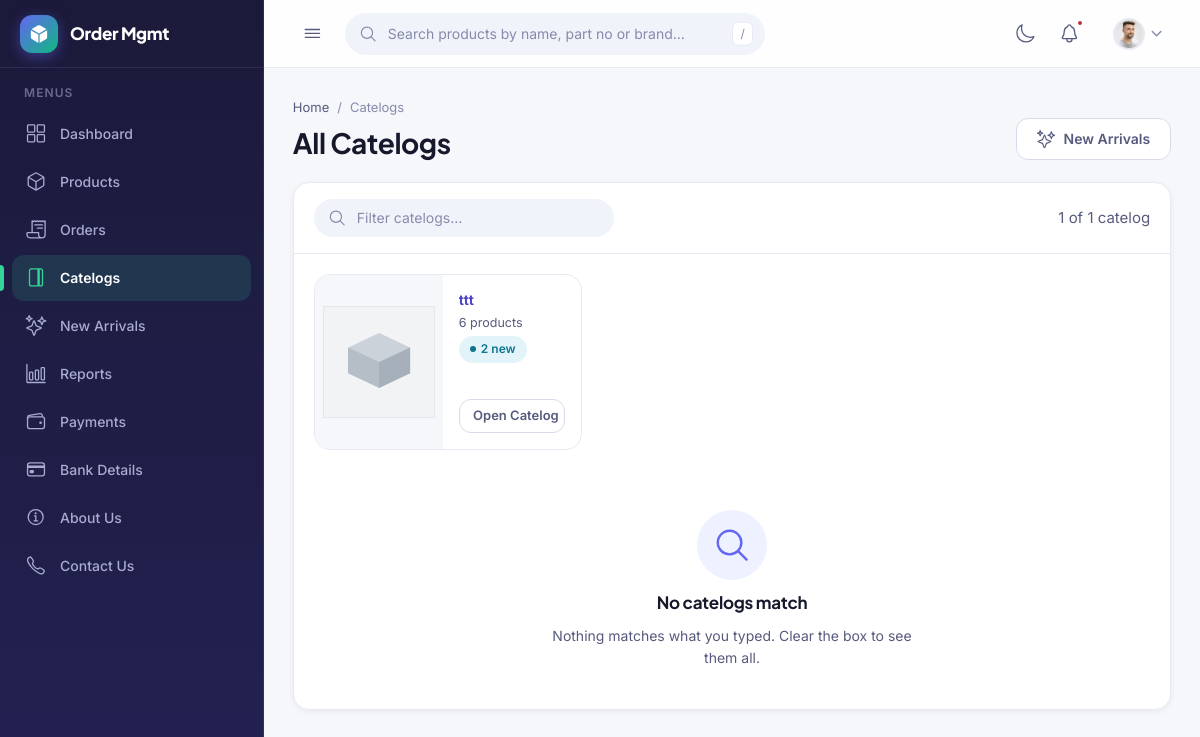
Screenshot of /catelog/catelog (signed in) with the database file from the repository.
### catelog/models.py (models this page shows, shortened)
class ProductGroup(models.Model):
    name = models.CharField(max_length=120, unique=True)
    created_at = models.DateTimeField(auto_now_add=True)
    updated_at = models.DateTimeField(auto_now=True)
    class Meta:
        abstract = True
        ordering = ["name"]
    @property
    def product_count(self):
        return self.products.count()
    @property
    def cover_url(self):
        first = self.products.first()
        return first.front_url if first else None

class Catelog(ProductGroup):
    products = models.ManyToManyField(Product, related_name="catelogs", blank=True)
    class Meta(ProductGroup.Meta):
        verbose_name = "Catelog"
        verbose_name_plural = "Catelogs"
    @property
    def new_arrival_count(self):
        return self.products.filter(new_arrivals__isnull=False).distinct().count()

### catelog/views.py (the view)
# urls.py: path("catelog/",
def catelog(request):
    catelogs = Catelog.objects.prefetch_related("products")
    return render(request, "catelog/catelog.html", {"catelogs": catelogs})

### delaer/context_processors.py (called while the page is built)
def roles(request):
    user = getattr(request, "user", None)
    if user is None or not user.is_authenticated:
        return {"user_is_sales": False, "user_is_manager": False, "user_is_dealer": False}
    from myorder.views import is_manager, is_sales
    return {
        "user_is_sales": is_sales(user),
        "user_is_manager": is_manager(user),
        "user_is_dealer": hasattr(user, "dealer_profile"),
    }

### myorder/views.py (called while the page is built)
def is_manager(user):
    return (
        user.is_superuser
        or user.is_staff
        or user.groups.filter(name="Management").exists()
    )

def is_sales(user):
    return (
        user.is_authenticated
        and SalesExecutive.objects.filter(user=user, is_active=True).exists()
    )

### products/models.py (called while the page is built)
    @staticmethod
    def _url(field):
        return field.url if field else static(DEFAULT_IMAGE)

    @property
    def front_url(self):
        return self._url(self.image_front)

### templates/catelog/catelog.html (shortened to what this page needs)
{% extends "mybase.html" %}
{% load static %}
{% block page_path %}Catelogs{% endblock %}
{% block page_title %}All Catelogs{% endblock %}
{% block content %}
<div class="page-head__actions">
    <a class="btn btn--ghost" href="{% url 'catelog:new_arrival' %}">
        <ion-icon name="sparkles-outline"></ion-icon> New Arrivals
    </a>
</div>
</div>
<section class="panel">
    <div class="toolbar">
        <div class="search">
            <ion-icon name="search-outline"></ion-icon>
            <input type="search" placeholder="Filter catelogs…" aria-label="Filter catelogs"
                data-search-target="#catelogGrid">
        </div>
        <span class="muted"><span data-visible-count>{{ catelogs|length }}</span> of {{ catelogs|length }} catelog{{ catelogs|length|pluralize }}</span>
    </div>
    <div class="product-grid" id="catelogGrid">
        {% for c in catelogs %}
        <a class="product-card" href="{% url 'catelog:detail' c.pk %}">
            <span class="product-card__media">
                <img src="{% if c.cover_url %}{{ c.cover_url }}{% else %}{% static 'assets/imgs/product-placeholder.png' %}{% endif %}"
                     alt="{{ c.name }}" loading="lazy">
            </span>
            <span class="product-card__main">
                <span class="product-card__body">
                    <strong class="product-card__name">{{ c.name }}</strong>
                    <small class="muted">{{ c.product_count }} product{{ c.product_count|pluralize }}</small>
                    {% if c.new_arrival_count %}
                    <span class="badge badge--info">{{ c.new_arrival_count }} new</span>
                    {% endif %}
                </span>
                <span class="btn btn--ghost btn--sm">
                     Open Catelog
                </span>
            </span>
        </a>
        {% empty %}
        <div class="empty">
            <ion-icon name="albums-outline"></ion-icon>
            <h3>No catelogs yet</h3>
            <p>Create one in the admin and pick the products it should hold.</p>
        </div>
        {% endfor %}
    </div>
    <div class="empty" data-empty hidden>
        <ion-icon name="search-outline"></ion-icon>
        <h3>No catelogs match</h3>
        <p>Nothing matches what you typed. Clear the box to see them all.</p>
    </div>
</section>
{% endblock %}

### rows the page displays
Catelog: name "ttt", product_count "6", new_arrival_count "2"

### other values shown
{{ catelogs|length }} "1"
